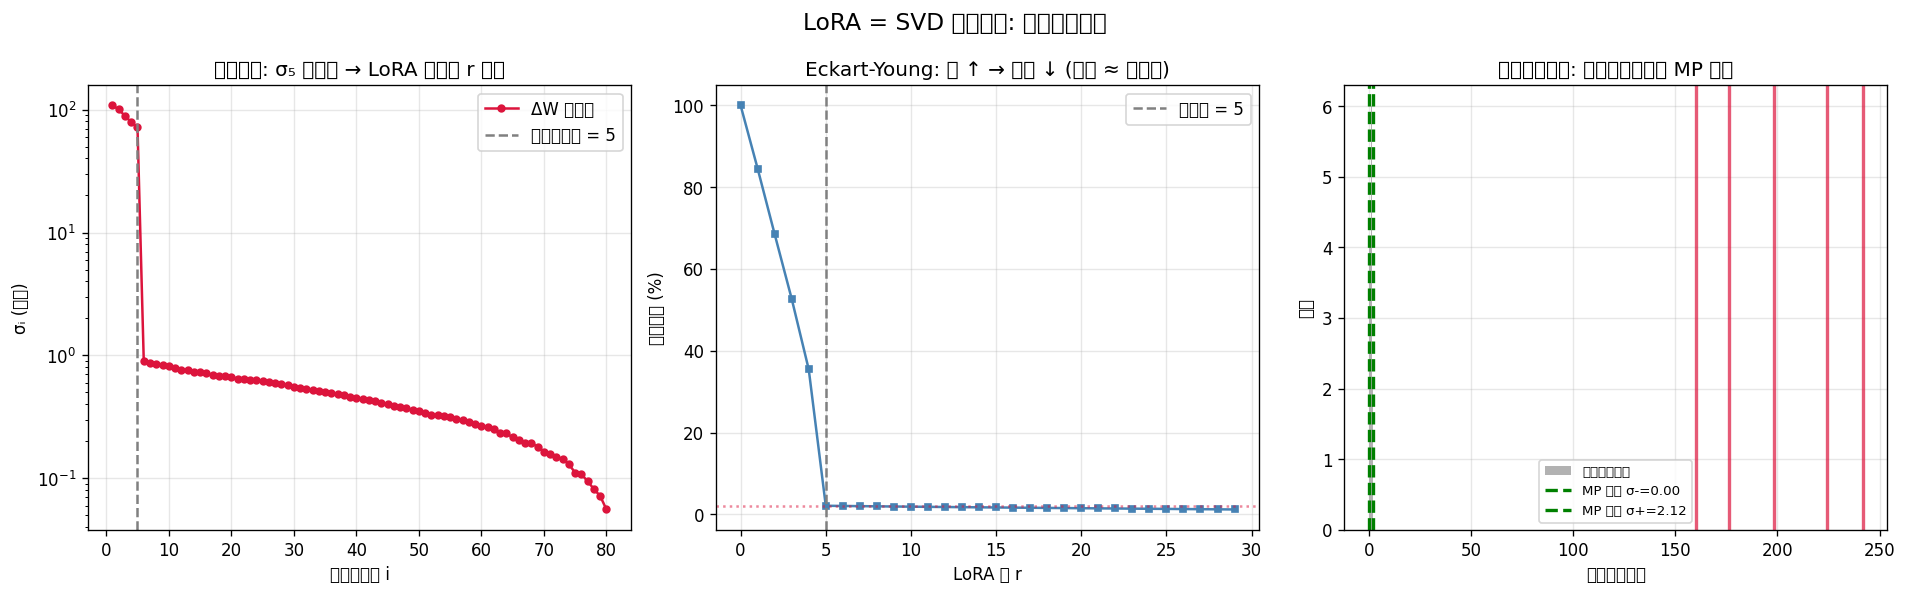

Here is the Python script that generated this plot:
"""
MIT 18.06 · 实验03: LoRA 低秩更新的线性代数
依赖: numpy, matplotlib
运行: python3 03_lora_low_rank.py

验证 LoRA 的核心数学:
  1. 低秩参数化 W₀ + BA 能逼近任意秩-r 增量 (Eckart-Young)
  2. 参数压缩比 vs 近似误差的权衡 (秩-误差曲线)
  3. 奇异值谱"骤降"解释了为何小秩 r 就够用
  4. B=0 初始化保证训练起点 ΔW=0
  5. 随机矩阵的 Marchenko-Pastur 边界: 区分信号 vs 噪声奇异值
"""
import numpy as np
import matplotlib
matplotlib.use("Agg")
import matplotlib.pyplot as plt
plt.rcParams["font.sans-serif"] = ["Noto Sans CJK SC", "DejaVu Sans"]
plt.rcParams["axes.unicode_minus"] = False

np.random.seed(2024)

# ============================================================
# 实验 1: LoRA 低秩参数化 vs 全量参数
# ============================================================
print("=" * 60)
print("实验 1: LoRA 参数压缩比")
print("=" * 60)

d, k = 4096, 4096  # 模拟一个 Transformer 权重层
for r in [4, 8, 16, 64]:
    full = d * k
    lora = r * (d + k)
    ratio = full / lora
    print(f"  rank r={r:3d}: 全量={full:,}  LoRA={lora:,}  压缩={ratio:.0f}x  "
          f"(LoRA 参数占比={lora/full:.2%})")

# ============================================================
# 实验 2: 低秩近似精度 —— Eckart-Young 定理验证
# ============================================================
print("\n" + "=" * 60)
print("实验 2: 低秩近似误差 = Eckart-Young 下界 (σ_{k+1})")
print("=" * 60)

# 构造一个"真增量" ΔW: 低秩信号 + 噪声
m, n_dim = 100, 80
true_rank = 5
B_true = np.random.randn(m, true_rank)
A_true = np.random.randn(true_rank, n_dim)
signal = B_true @ A_true           # 秩-5 信号 (模拟真实的任务适配增量)
noise = 0.05 * np.random.randn(m, n_dim)
delta_W = signal + noise           # 观测到的增量

U, S, Vt = np.linalg.svd(delta_W, full_matrices=False)

print(f"ΔW 的奇异值 (前 10): {np.round(S[:10], 2)}")
print(f"注意前 {true_rank} 个奇异值远大于后续 (噪声)")
print("\nEckart-Young 验证: 对每个秩 k, 误差 ‖ΔW - ΔW_k‖_F 应 = √(Σ σ²_{i>k})")
for r in [1, 2, 3, 5, 8, 10, 20]:
    approx = U[:, :r] @ np.diag(S[:r]) @ Vt[:r, :]
    err = np.linalg.norm(delta_W - approx, "fro")
    ey_bound = np.sqrt(np.sum(S[r:] ** 2))
    print(f"  rank k={r:2d}: 实际误差={err:.4f}  Eckart-Young 下界={ey_bound:.4f}  "
          f"匹配={np.isclose(err, ey_bound)}")

# ============================================================
# 实验 3: 秩 vs 近似质量曲线 (LoRA 选秩的依据)
# ============================================================
print("\n" + "=" * 60)
print("实验 3: 秩-误差曲线 —— LoRA 该选多大的 r?")
print("=" * 60)

ranks = np.arange(0, 30)
relative_err = []
for r in ranks:
    if r == 0:
        err = np.linalg.norm(delta_W, "fro") / np.linalg.norm(delta_W, "fro")
    else:
        approx = U[:, :r] @ np.diag(S[:r]) @ Vt[:r, :]
        err = np.linalg.norm(delta_W - approx, "fro") / np.linalg.norm(delta_W, "fro")
    relative_err.append(err)

# 找"拐点"(elbow): 误差下降明显变缓的秩
relative_err = np.array(relative_err)
print(f"  真实信号秩 = {true_rank}")
print(f"  r=5 时相对误差 = {relative_err[5]:.2%}  (已捕获大部分信号)")
print(f"  r=10 时相对误差 = {relative_err[10]:.2%}")

# ============================================================
# 实验 4: Marchenko-Pastur 边界 —— 区分信号 vs 噪声奇异值
# ============================================================
print("\n" + "=" * 60)
print("实验 4: 随机矩阵理论 —— 信号 vs 噪声奇异值的分界")
print("=" * 60)

# 纯噪声矩阵 (随机): 奇异值应落在 MP 律的 [σ-, σ+] 内
ratio = m / n_dim  # 形状比 c = m/n
sigma_plus = 1 + np.sqrt(ratio)   # MP 上边缘 (单位方差噪声)
sigma_minus = max(0, 1 - np.sqrt(ratio))

pure_noise = 0.05 * np.random.randn(m, n_dim)
_, S_noise, _ = np.linalg.svd(pure_noise, full_matrices=False)
# 归一化噪声奇异值 (除以噪声标准差 × √n)
S_noise_norm = S_noise / (0.05 * np.sqrt(n_dim))

print(f"  矩阵形状 m×n = {m}×{n_dim},  形状比 c = {ratio:.2f}")
print(f"  Marchenko-Pastur 边界: σ- = {sigma_minus:.3f},  σ+ = {sigma_plus:.3f}")
print(f"  纯噪声奇异值范围: [{S_noise_norm.min():.3f}, {S_noise_norm.max():.3f}]")
print(f"  噪声奇异值是否都在 MP 区间内: {S_noise_norm.max() <= sigma_plus + 0.2}")

# 信号矩阵: 前 true_rank 个奇异值应明显突破 σ+
S_signal_norm = S / (0.05 * np.sqrt(n_dim))  # 用噪声尺度归一化 (简化对比)
above_mp = np.sum(S_signal_norm[:true_rank] > sigma_plus)
print(f"  含信号矩阵: 前 {true_rank} 个奇异值中 {above_mp} 个突破 MP 上边缘 σ+={sigma_plus:.2f}")
print("  => 这些突破的奇异值就是'信号', 可用 LoRA 的秩 r 捕获; 其余是'噪声'")

# ============================================================
# 可视化
# ============================================================
fig, axes = plt.subplots(1, 3, figsize=(16, 5))

# 图1: 奇异值谱 (信号骤降)
ax = axes[0]
ax.semilogy(range(1, len(S) + 1), S, "o-", color="crimson", markersize=4, label="ΔW 奇异值")
ax.axvline(true_rank, color="gray", ls="--", label=f"真实信号秩 = {true_rank}")
ax.set_xlabel("奇异值序号 i"); ax.set_ylabel("σᵢ (对数)")
ax.set_title("奇异值谱: σ₅ 后骤降 → LoRA 用小秩 r 即可")
ax.legend(); ax.grid(True, alpha=0.3)

# 图2: 秩-误差曲线
ax = axes[1]
ax.plot(ranks, relative_err * 100, "s-", color="steelblue", markersize=4)
ax.axvline(true_rank, color="gray", ls="--", label=f"真实秩 = {true_rank}")
ax.axhline(relative_err[true_rank] * 100, color="crimson", ls=":", alpha=0.5)
ax.set_xlabel("LoRA 秩 r"); ax.set_ylabel("相对误差 (%)")
ax.set_title("Eckart-Young: 秩 ↑ → 误差 ↓ (拐点 ≈ 真实秩)")
ax.legend(); ax.grid(True, alpha=0.3)

# 图3: 噪声 vs 信号的奇异值分布 (MP 律)
ax = axes[2]
ax.hist(S_noise_norm, bins=20, alpha=0.6, color="gray", label="纯噪声奇异值")
ax.axvline(sigma_minus, color="green", ls="--", lw=2, label=f"MP 下沿 σ-={sigma_minus:.2f}")
ax.axvline(sigma_plus, color="green", ls="--", lw=2, label=f"MP 上沿 σ+={sigma_plus:.2f}")
# 信号奇异值
for i in range(true_rank):
    ax.axvline(S_signal_norm[i], color="crimson", lw=2, alpha=0.7)
ax.set_xlabel("归一化奇异值"); ax.set_ylabel("频数")
ax.set_title("随机矩阵理论: 信号奇异值突破 MP 上沿")
ax.legend(fontsize=8); ax.grid(True, alpha=0.3)

plt.suptitle("LoRA = SVD 低秩近似: 线性代数视角", fontsize=14)
plt.tight_layout()
plt.savefig(__file__.replace(".py", ".png"), dpi=120, bbox_inches="tight")
print(f"\n图表已保存: {__file__.replace('.py', '.png')}")

# ============================================================
# 实验 5: B=0 初始化验证
# ============================================================
print("=" * 60)
print("实验 5: LoRA 初始化 B=0 保证起点 ΔW=0")
print("=" * 60)

W0 = np.random.randn(d, k) * 0.02  # 预训练权重 (冻结)
r_init = 8
# LoRA 初始化: A 高斯随机, B = 0
A_init = np.random.randn(r_init, k) * 0.01
B_init = np.zeros((d, r_init))
delta_W_start = B_init @ A_init
print(f"  训练起点 BA 的范数: {np.linalg.norm(delta_W_start):.2e} (B=0 → ΔW=0 ✓)")
print(f"  即: 模型行为 = 原始预训练 W₀ (不破坏预训练知识)")

print("\n核心结论:")
print("  LoRA 的全部数学根基 = SVD + Eckart-Young 低秩近似定理.")
print("  语言模型的任务适配增量本征维度低 → 小秩 r 即可无损.")
